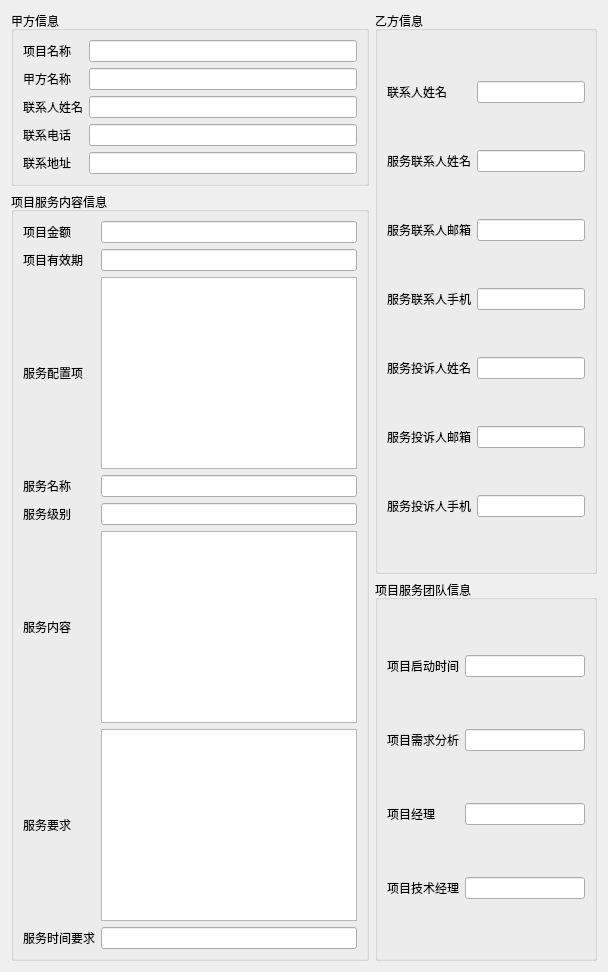
              <widget class="QWidget" name="tab_7">
               <attribute name="title">
                <string>项目基础信息</string>
               </attribute>
               <layout class="QGridLayout" name="gridLayout_21">
                <item row="0" column="0">
                 <widget class="QGroupBox" name="PartyA">
                  <property name="title">
                   <string>甲方信息</string>
                  </property>
                  <layout class="QGridLayout" name="gridLayout_18">
                   <item row="0" column="0">
                    <widget class="QLabel" name="AprojectNameLabel">
                     <property name="text">
                      <string>项目名称</string>
                     </property>
                    </widget>
                   </item>
                   <item row="0" column="1">
                    <widget class="QLineEdit" name="AprojectNameText"/>
                   </item>
                   <item row="1" column="0">
                    <widget class="QLabel" name="AcompanyLabel">
                     <property name="text">
                      <string>甲方名称</string>
                     </property>
                    </widget>
                   </item>
                   <item row="1" column="1">
                    <widget class="QLineEdit" name="AcompanyText"/>
                   </item>
                   <item row="2" column="0">
                    <widget class="QLabel" name="AnameText_2">
                     <property name="text">
                      <string>联系人姓名</string>
                     </property>
                    </widget>
                   </item>
                   <item row="2" column="1">
                    <widget class="QLineEdit" name="AnameText"/>
                   </item>
                   <item row="3" column="0">
                    <widget class="QLabel" name="AphoneLabel">
                     <property name="text">
                      <string>联系电话</string>
                     </property>
                    </widget>
                   </item>
                   <item row="3" column="1">
                    <widget class="QLineEdit" name="AphoneText"/>
                   </item>
                   <item row="4" column="0">
                    <widget class="QLabel" name="AaddressLabel">
                     <property name="text">
                      <string>联系地址</string>
                     </property>
                    </widget>
                   </item>
                   <item row="4" column="1">
                    <widget class="QLineEdit" name="AaddressText">
                     <property name="text">
                      <string/>
                     </property>
                    </widget>
                   </item>
                  </layout>
                 </widget>
                </item>
                <item row="0" column="1" rowspan="2">
                 <widget class="QGroupBox" name="PartyB">
                  <property name="title">
                   <string>乙方信息</string>
                  </property>
                  <layout class="QGridLayout" name="gridLayout_3">
                   <item row="0" column="0">
                    <widget class="QLabel" name="BcontactNameLabel">
                     <property name="text">
                      <string>联系人姓名</string>
                     </property>
                    </widget>
                   </item>
                   <item row="0" column="1">
                    <widget class="QLineEdit" name="BcontactNameText"/>
                   </item>
                   <item row="1" column="0">
                    <widget class="QLabel" name="BserviceNameLabel">
                     <property name="text">
                      <string>服务联系人姓名</string>
                     </property>
                    </widget>
                   </item>
                   <item row="1" column="1">
                    <widget class="QLineEdit" name="BserviceNameText"/>
                   </item>
                   <item row="2" column="0">
                    <widget class="QLabel" name="BserviceMailLabel">
                     <property name="text">
                      <string>服务联系人邮箱</string>
                     </property>
                    </widget>
                   </item>
                   <item row="2" column="1">
                    <widget class="QLineEdit" name="BserviceMailText"/>
                   </item>
                   <item row="3" column="0">
                    <widget class="QLabel" name="BservicePhoneLabel">
                     <property name="text">
                      <string>服务联系人手机</string>
                     </property>
                    </widget>
                   </item>
                   <item row="3" column="1">
                    <widget class="QLineEdit" name="BservicePhoneText"/>
                   </item>
                   <item row="4" column="0">
                    <widget class="QLabel" name="BcomplainNameLabel">
                     <property name="text">
                      <string>服务投诉人姓名</string>
                     </property>
                    </widget>
                   </item>
                   <item row="4" column="1">
                    <widget class="QLineEdit" name="BcomplainNameText"/>
                   </item>
                   <item row="5" column="0">
                    <widget class="QLabel" name="BcomplainMailLabel">
                     <property name="text">
                      <string>服务投诉人邮箱</string>
                     </property>
                    </widget>
                   </item>
                   <item row="5" column="1">
                    <widget class="QLineEdit" name="BcomplainMailText"/>
                   </item>
                   <item row="6" column="0">
                    <widget class="QLabel" name="BcomplainPhoneLabel">
                     <property name="text">
                      <string>服务投诉人手机</string>
                     </property>
                    </widget>
                   </item>
                   <item row="6" column="1">
                    <widget class="QLineEdit" name="BcomplainPhoneText"/>
                   </item>
                  </layout>
                 </widget>
                </item>
                <item row="1" column="0" rowspan="2">
                 <widget class="QGroupBox" name="Detail">
                  <property name="title">
                   <string>项目服务内容信息</string>
                  </property>
                  <layout class="QGridLayout" name="gridLayout_19">
                   <item row="0" column="0">
                    <widget class="QLabel" name="amountLabel">
                     <property name="text">
                      <string>项目金额</string>
                     </property>
                    </widget>
                   </item>
                   <item row="0" column="2">
                    <widget class="QLineEdit" name="amountText"/>
                   </item>
                   <item row="1" column="0">
                    <widget class="QLabel" name="periodLabel">
                     <property name="text">
                      <string>项目有效期</string>
                     </property>
                    </widget>
                   </item>
                   <item row="1" column="2">
                    <widget class="QLineEdit" name="periodText"/>
                   </item>
                   <item row="2" column="0">
                    <widget class="QLabel" name="configLabel">
                     <property name="text">
                      <string>服务配置项</string>
                     </property>
                    </widget>
                   </item>
                   <item row="3" column="0">
                    <widget class="QLabel" name="detailNameLabel">
                     <property name="text">
                      <string>服务名称</string>
                     </property>
                    </widget>
                   </item>
                   <item row="3" column="2">
                    <widget class="QLineEdit" name="detailNameText"/>
                   </item>
                   <item row="4" column="0">
                    <widget class="QLabel" name="detailLevelLabel">
                     <property name="text">
                      <string>服务级别</string>
                     </property>
                    </widget>
                   </item>
                   <item row="4" column="2">
                    <widget class="QLineEdit" name="detailLevelText"/>
                   </item>
                   <item row="5" column="0">
                    <widget class="QLabel" name="detailsLabel">
                     <property name="text">
                      <string>服务内容</string>
                     </property>
                    </widget>
                   </item>
                   <item row="6" column="0">
                    <widget class="QLabel" name="demandLabel">
                     <property name="text">
                      <string>服务要求</string>
                     </property>
                    </widget>
                   </item>
                   <item row="7" column="0">
                    <widget class="QLabel" name="ddlLabel">
                     <property name="text">
                      <string>服务时间要求</string>
                     </property>
                    </widget>
                   </item>
                   <item row="7" column="2">
                    <widget class="QLineEdit" name="ddlText"/>
                   </item>
                   <item row="2" column="2">
                    <widget class="QPlainTextEdit" name="configText"/>
                   </item>
                   <item row="6" column="2">
                    <widget class="QPlainTextEdit" name="demandText"/>
                   </item>
                   <item row="5" column="2">
                    <widget class="QPlainTextEdit" name="detailsText"/>
                   </item>
                  </layout>
                 </widget>
                </item>
                <item row="2" column="1">
                 <widget class="QGroupBox" name="Team">
                  <property name="title">
                   <string>项目服务团队信息</string>
                  </property>
                  <layout class="QGridLayout" name="gridLayout_20">
                   <item row="0" column="0">
                    <widget class="QLabel" name="startTimeLabel">
                     <property name="text">
                      <string>项目启动时间</string>
                     </property>
                    </widget>
                   </item>
                   <item row="0" column="1">
                    <widget class="QLineEdit" name="startTimeText"/>
                   </item>
                   <item row="1" column="0">
                    <widget class="QLabel" name="requireLabel">
                     <property name="text">
                      <string>项目需求分析</string>
                     </property>
                    </widget>
                   </item>
                   <item row="1" column="1">
                    <widget class="QLineEdit" name="requireText"/>
                   </item>
                   <item row="2" column="0">
                    <widget class="QLabel" name="PMLabel">
                     <property name="text">
                      <string>项目经理</string>
                     </property>
                    </widget>
                   </item>
                   <item row="2" column="1">
                    <widget class="QLineEdit" name="PMText"/>
                   </item>
                   <item row="3" column="0">
                    <widget class="QLabel" name="TMLabel">
                     <property name="text">
                      <string>项目技术经理</string>
                     </property>
                    </widget>
                   </item>
                   <item row="3" column="1">
                    <widget class="QLineEdit" name="TMText"/>
                   </item>
                  </layout>
                 </widget>
                </item>
               </layout>
              </widget>
